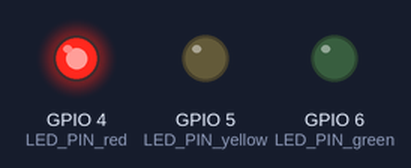
This program was run on a simulated Raspberry Pi (BCM pin numbers). On the bench: output pins drawn as LEDs (lit = HIGH). At 12.0 s the program stops and its outputs stay as they are.

Above: at 0.1 s.
At 4.1 s:
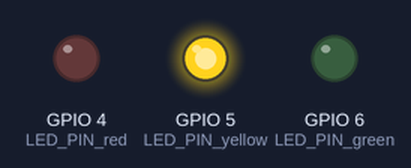
At 8.1 s:
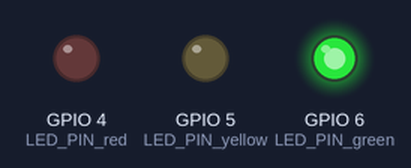
At 10.1 s:
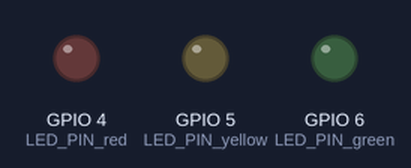
Timing chart, 0 to 11.6 s (numbered marks = the images above):
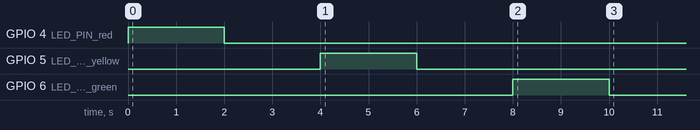

Measured:
- by itself, GPIO 4 (LED_PIN_red): LOW → HIGH at 0.00 s, → LOW 2.0 s later
- by itself, GPIO 5 (LED_PIN_yellow): LOW → HIGH at 4.0 s, → LOW 2.0 s later
- by itself, GPIO 6 (LED_PIN_green): LOW → HIGH at 8.0 s, → LOW 2.0 s later

The program:

led_blink_task.py
```python
import RPi.GPIO as GPIO
import time

LED_PIN_red = 4
LED_PIN_yellow = 5
LED_PIN_green = 6

GPIO.setmode(GPIO.BCM) # GPIO.BCM or GPIO.BOARD
GPIO.setup(LED_PIN_red, GPIO.OUT)
GPIO.setup(LED_PIN_yellow, GPIO.OUT)
GPIO.setup(LED_PIN_green, GPIO.OUT)

GPIO.output(LED_PIN_red, 1)
time.sleep(2)
GPIO.output(LED_PIN_red, 0)
time.sleep(2)

GPIO.output(LED_PIN_yellow, 1)
time.sleep(2)
GPIO.output(LED_PIN_yellow, 0)
time.sleep(2)

GPIO.output(LED_PIN_green, 1)
time.sleep(2)
GPIO.output(LED_PIN_green, 0)
time.sleep(2)

GPIO.cleanup() 
```
